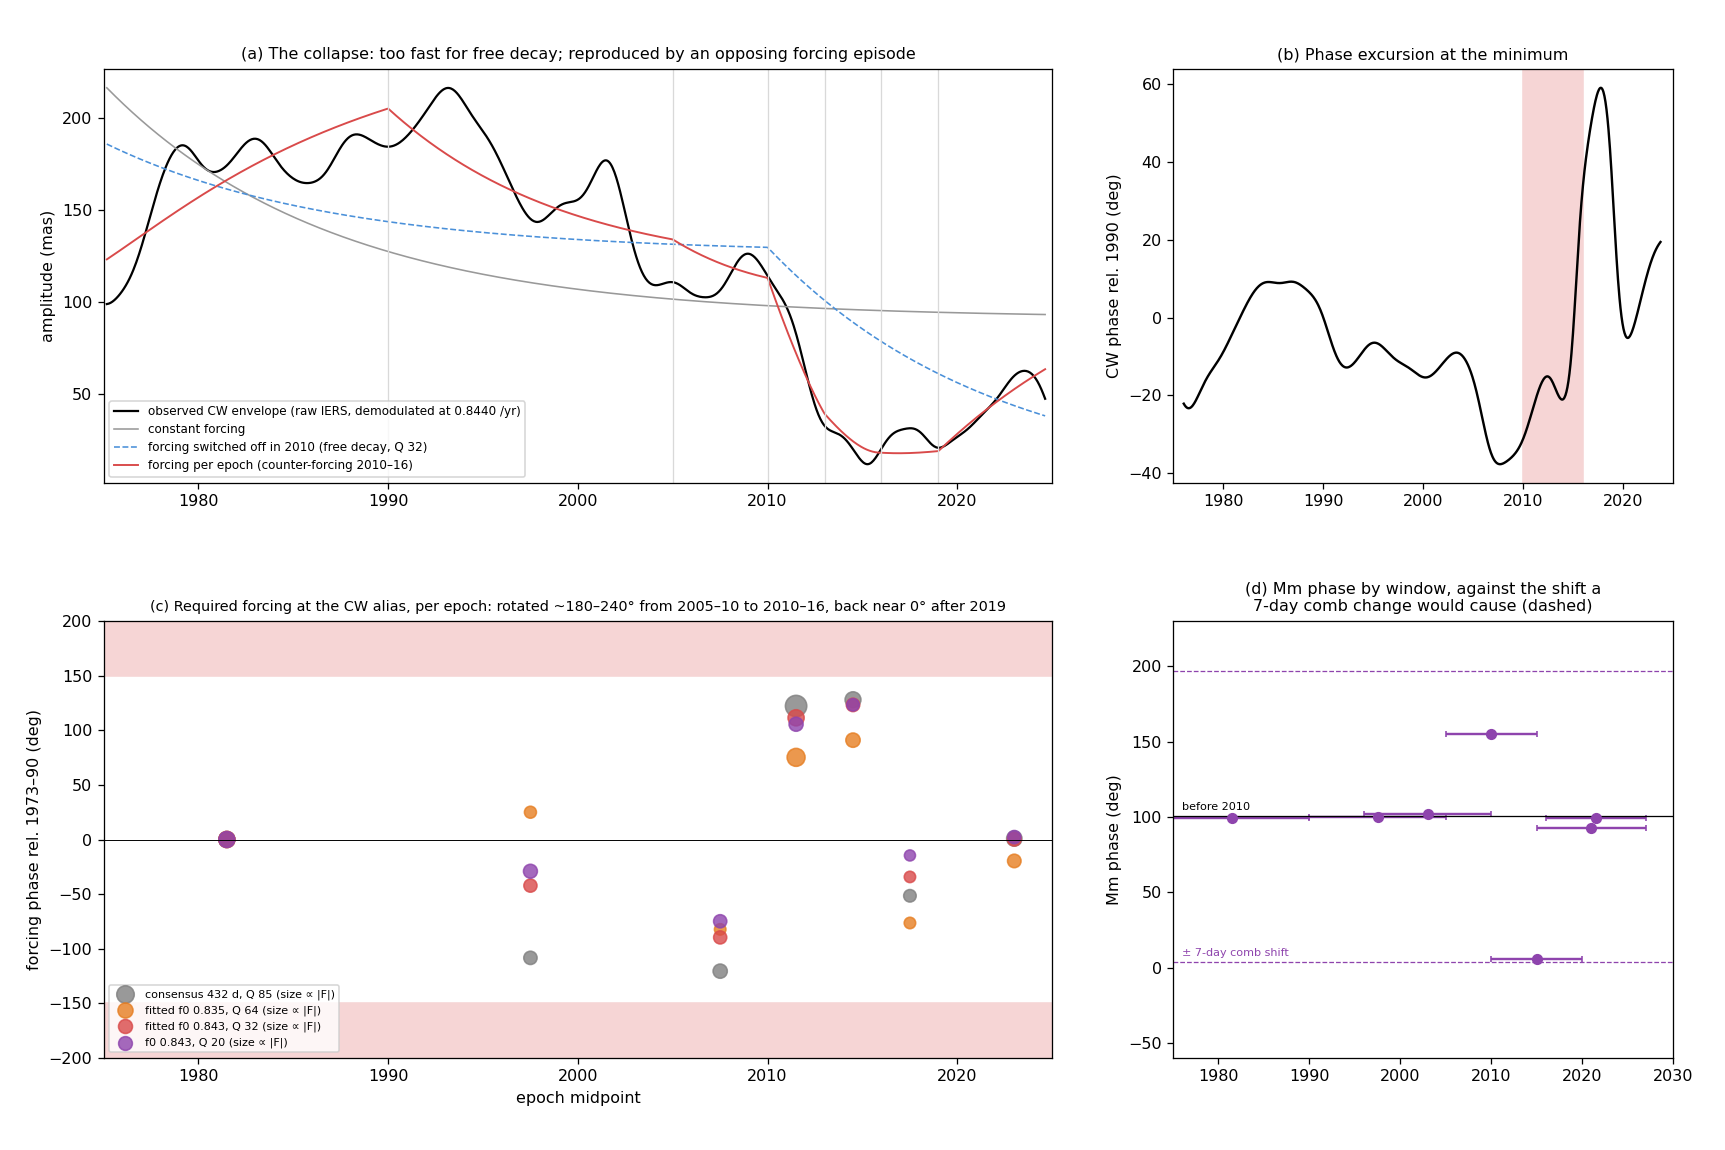

The Python source for this figure:
#!/usr/bin/env python3
"""The post-2010 collapse of the Chandler wobble read as a counter-forcing episode (2026-10-24).
Discussion: cw_suppression.md. Needs data/finals2000A.all (fetch_eop.py).

1. Envelope: raw complex polar motion with trend, annual, semiannual and Mm removed, demodulated at the CW alias
   (0.8440 /yr) and smoothed (Gaussian, sigma 1 yr): amplitude and phase through the collapse.
2. Required forcing: in the frame rotating at the alias, dz/dt = a z + F(t), a = i 2 pi (f0 - f_CW) - pi f0 / Q. F is
   fitted as constant over epochs (exact solution of the ODE, linear least squares with the initial state). Compared:
   constant F; F switched off in 2010 (free decay); F per epoch. For f0, Q from cw_bandpass.py and the consensus.
3. Mm across the episode: amplitude and phase in windows; a comb-timing shift dt rotates the CW alias forcing by
   360 * 26 * dt and the Mm forcing by 360 * 14 * dt (deg, dt in yr).
4. Steady-line alternatives: the CW line plus one more steady forced line, as a beat instead of an episode.
   2F+M on the odd harmonic 41 (0.9008 /yr) and F-M on the odd harmonic 1 (0.8332 /yr) both need an annual impulse
   (odd comb harmonics exist only with unequal semiannual pulses). Also a free scan of the second line, the beat
   minima it implies, and an out-of-sample check of the F-M beat against the cw.dat envelope, 1938-1972.
5. The 6-year cycle in length of day: LOD (finals2000A columns 80-86) with trend, seasonal and 18.6/9.3-yr terms
   removed, band-passed to 4.5-8.5 yr, and regressed in windows on the astronomical perigee-node angle F - M'
   (Meeus): a lunar F - M origin keeps a fixed phase relative to that angle. Significance: annual-mean LOD
   periodogram against a power-law background and AR(1)/AR(2) Monte Carlo; and the same band-pass + regression on
   AR(2) noise, to see how often noise mimics the "lock".
    python3 cw_suppression.py  -> cw_suppression.png, cw_suppression.json
"""
import json
from pathlib import Path

import matplotlib
import numpy as np

import cw_eop_closure as E

matplotlib.use("Agg")
import matplotlib.pyplot as plt  # noqa: E402

HERE = Path(__file__).resolve().parent
YEAR = 365.2422
F_CW, F_MM = 2 * YEAR / 27.212221 - 26, 14 - YEAR / 27.554550
EPOCHS = [1973, 1990, 2005, 2010, 2013, 2016, 2019, 2027]
CASES = [(YEAR / 432.3, 85.0, "consensus 432 d, Q 85"), (0.835, 63.5, "fitted f0 0.835, Q 64"),
         (0.8432, 31.6, "fitted f0 0.843, Q 32"), (0.8432, 20.0, "f0 0.843, Q 20")]


def rotating_residual():
    tb, xb, yb = E.load_finals(); p = xb - 1j * yb
    tc = (tb - tb.mean()) / 50
    G = np.column_stack([tc ** k for k in range(3)] + [np.exp(2j * np.pi * f * tb) for f in (1.0, -1.0, 2.0, -2.0, F_MM)])
    r = (p - G @ np.linalg.lstsq(G, p, rcond=None)[0]) * 1e3            # mas
    return tb, p, r * np.exp(-2j * np.pi * F_CW * tb)


def smooth(t, w, s):
    k = np.arange(-int(4 * s / 0.05), int(4 * s / 0.05) + 1) * 0.05; g = np.exp(-0.5 * (k / s) ** 2); g /= g.sum()
    return np.convolve(w, g, "same"), (t > t[0] + 3 * s) & (t < t[-1] - 3 * s)


def design(t, f0, q, edges):
    a = 1j * 2 * np.pi * (f0 - F_CW) - np.pi * f0 / q
    cols = [np.exp(a * (t - t[0]))]
    for e0, e1 in zip(edges[:-1], edges[1:]):
        on = np.where(t > e0, (np.exp(a * (t - e0)) - 1) / a, 0)
        off = np.where(t > e1, (np.exp(a * (t - e1)) - 1) / a, 0)
        cols.append(on - off)
    return np.column_stack(cols)


def fit(t, z, m, f0, q, edges):
    D = design(t, f0, q, edges); c, *_ = np.linalg.lstsq(D[m], z[m], rcond=None)
    return c, D @ c, float(np.sqrt(np.mean(np.abs(z[m] - D[m] @ c) ** 2)))


Y = YEAR
F_2FpM = 41 - (2 * Y / 27.212221 + Y / 27.554550)        # 2F+M on harmonic 41
F_FmM = 1 - (Y / 27.212221 - Y / 27.554550)              # F-M on harmonic 1


def two_line(t, f0, q, f2, t0=1973.0):
    a = 1j * 2 * np.pi * (f0 - F_CW) - np.pi * f0 / q; b = 1j * 2 * np.pi * (f2 - F_CW)
    return np.column_stack([np.exp(a * (t - t0)), (np.exp(a * (t - t0)) - 1) / a,
                            (np.exp(b * (t - t0)) - np.exp(a * (t - t0))) / (b - a)]), a, b


def cwdat_envelope():
    cw = np.loadtxt(HERE.parent / "cw.dat"); td, xd = cw[:, 0], cw[:, 1]
    tc = (td - td.mean()) / 50
    G = np.column_stack([tc ** k for k in range(3)] + [f(2 * np.pi * fr * td) for fr in (1.0, 2.0, F_MM) for f in (np.cos, np.sin)])
    r = (xd - G @ np.linalg.lstsq(G, xd, rcond=None)[0]) / (-0.334) * 1e3      # cw.dat = -0.334 x over 1973-2018
    env, ok = smooth(td, r * np.exp(-2j * np.pi * F_CW * td), 1.0)
    return td, 2 * np.abs(env), ok                          # a real cosine carries half the circular amplitude


def beats(t, z, m):
    td, envc, okc = cwdat_envelope(); out = {}
    for f0, q, label in CASES[:3] + [(0.8432, 50.0, "f0 0.843, Q 50 (Yamaguchi & Furuya)")]:
        row = {}
        for name, f2 in (("2F+M (0.9008)", F_2FpM), ("F-M (0.8332)", F_FmM)):
            D, a, b = two_line(t, f0, q, f2); c, *_ = np.linalg.lstsq(D[m], z[m], rcond=None)
            rms = float(np.sqrt(np.mean(np.abs(z[m] - D[m] @ c) ** 2)))
            steady = lambda tt: np.abs(-c[1] / a + c[2] / (b - a) * np.exp(b * (tt - 1973)))
            tt = np.arange(1880, 2120, 0.1); e = steady(tt)
            mins = [float(round(tt[i])) for i in range(1, len(tt) - 1) if e[i] < e[i - 1] and e[i] < e[i + 1]]
            mo = (td >= 1938) & (td < 1972.5)
            tt2 = np.arange(1880, 2060, 0.05); zz = -c[1] / a + c[2] / (b - a) * np.exp(b * (tt2 - 1973))
            ph = np.degrees(np.unwrap(np.angle(zz))); jumps = []
            for y0, y1 in ((1905, 1945), (1995, 2040)):
                mm = (tt2 >= y0) & (tt2 < y1); i = np.where(mm)[0][np.argmin(np.abs(zz[mm]))]; k = int(6 / 0.05)
                jumps.append([float(round(tt2[i])), float(ph[i + k] - ph[i - k])])
            row[name] = dict(rms=rms, cw_line_mas=float(abs(c[1] / a)), second_line_mas=float(abs(c[2] / (b - a))), beat_minima=mins,
                             phase_jump_at_minima=jumps,
                             oos_r_1938_1972=float(np.corrcoef(steady(td[mo]), envc[mo])[0, 1]),
                             oos_samples={str(y): [float(steady(np.array([y]))[0]), float(envc[np.argmin(abs(td - y))])] for y in (1940, 1950, 1960, 1967)})
        best = None
        for f2 in np.linspace(0.70, 1.00, 301):
            D, a, b = two_line(t, f0, q, f2); c, *_ = np.linalg.lstsq(D[m], z[m], rcond=None)
            r = float(np.sqrt(np.mean(np.abs(z[m] - D[m] @ c) ** 2)))
            if best is None or r < best[0]:
                best = (r, float(f2))
        row["best second line"] = dict(rms=best[0], f=best[1])
        out[label] = row
    return out


def lod_six_year():
    t, l = [], []
    for line in E.FINALS.read_text().splitlines():
        if len(line) < 86 or line[57] != "I" or not line[79:86].strip():
            continue
        t.append(2000.0 + (float(line[7:15]) - 51544.5) / 365.25); l.append(float(line[79:86]))
    t, l = np.array(t), np.array(l)
    e = np.arange(np.floor(t[0] / 0.05) * 0.05, t[-1] + 0.05, 0.05); k = np.digitize(t, e) - 1
    n = np.bincount(k, minlength=len(e)); ok = (n >= 5)[:-1]
    tb = (e[:-1] + 0.025)[ok]; lb = (np.bincount(k, l, len(e)) / np.maximum(n, 1))[:-1][ok]
    tc = tb - tb.mean()
    G = np.column_stack([np.ones_like(tc), tc] + [f(2 * np.pi * fr * tb) for fr in (1.0, 2.0, 1 / 18.613, 2 / 18.613) for f in (np.cos, np.sin)])
    r = lb - G @ np.linalg.lstsq(G, lb, rcond=None)[0]
    x = np.concatenate([r[::-1], r, r[::-1]]); X = np.fft.rfft(x); f = np.fft.rfftfreq(len(x), 0.05)
    X[(f < 1 / 8.5) | (f > 1 / 4.5)] = 0; bp = np.fft.irfft(X, len(x))[len(r): 2 * len(r)]
    T = (tb - 2000) * 365.25 / 36525
    th = np.radians((93.2720950 + 483202.0175233 * T) - (134.9633964 + 477198.8675055 * T))   # F - M'
    zc = tb[1:][np.diff(np.sign(bp)) > 0]
    out = dict(rms_ms=float(bp.std()), mean_period_zero_crossings=float(np.mean(np.diff(zc))), windows=[])
    for a, b in ((1973, 1991), (1991, 2009), (2009, 2027), (1973, 2027)):
        m = (tb >= a + 1) & (tb < b - 1); D = np.column_stack([np.cos(th[m]), np.sin(th[m])])
        c = np.linalg.lstsq(D, bp[m], rcond=None)[0]
        out["windows"].append(dict(window=[a, b], amp_ms=float(np.hypot(*c)), phase_rel_FM_deg=float(np.degrees(np.arctan2(-c[1], c[0]))),
                                   r=float(np.corrcoef(bp[m], D @ c)[0, 1])))
    return out


def seven_sixths(tb, p):
    """F - M (~1/6 /yr) folded by the annual comb also lands at 1 + (F - M) = 7/6 /yr; compare with 2 - CW (1.156)."""
    fFM = YEAR / 27.212221 - YEAR / 27.554550; out = {}
    for name, f in (("1+(F-M)", 1 + fFM), ("2-CW", 2 - F_CW)):
        rows = []
        for a, b in ((1973, 1986.5), (1986.5, 2000), (2000, 2013.5), (2013.5, 2027)):
            m = (tb >= a) & (tb < b); c, _, _ = E.fit_lines(tb[m], p[m], [f, F_CW, F_MM, 1.0, -1.0, 2.0])
            rows.append([float(abs(c[f]) * 1e3), float(np.degrees(np.angle(c[f])))])
        ph = np.radians([r[1] for r in rows]); mean = np.angle(np.mean(np.exp(1j * ph)))
        out[name] = dict(f=float(f), windows=rows, spread_deg=float(np.degrees(np.max(np.abs(np.angle(np.exp(1j * (ph - mean))))))))
    grid = np.linspace(1.14, 1.19, 101)
    out["best_f_1.14_1.19"] = float(grid[int(np.argmax([abs(E.fit_lines(tb, p, [g, F_CW, F_MM, 1.0, -1.0, 2.0])[0][g]) for g in grid]))])
    return out


def lod_significance(n_mc=1000, seed=0):
    t, l = [], []
    for line in E.FINALS.read_text().splitlines():
        if len(line) < 86 or line[57] != "I" or not line[79:86].strip():
            continue
        t.append(2000.0 + (float(line[7:15]) - 51544.5) / 365.25); l.append(float(line[79:86]))
    t, l = np.array(t), np.array(l); rng = np.random.default_rng(seed)
    yrs = np.arange(1973, 2026); ly = np.array([l[(t >= y) & (t < y + 1)].mean() for y in yrs]); ty = yrs + 0.5
    tc = (ty - ty.mean()) / 26
    G = np.column_stack([tc ** k for k in range(4)] + [np.cos(2 * np.pi * ty / 18.613), np.sin(2 * np.pi * ty / 18.613)])
    r = ly - G @ np.linalg.lstsq(G, ly, rcond=None)[0]

    def pgram(x):
        x = (x - x.mean()) * np.hanning(len(x)); n = len(x) * 8
        return np.fft.rfftfreq(n, 1.0), np.abs(np.fft.rfft(x, n)) ** 2
    f, P = pgram(r); band = (f >= 1 / 8.5) & (f <= 1 / 4.5); fit = (f > 0.06) & (f < 0.5) & ~band
    fp = f[band][np.argmax(P[band])]; c = np.polyfit(np.log(f[fit]), np.log(P[fit]), 1)
    ratio = P[band].max() / np.exp(np.polyval(c, np.log(fp))); nind = int(0.44 * len(r))
    out = dict(band_peak_period=float(1 / fp), peak_over_background=float(ratio), p_single=float(np.exp(-ratio)),
               p_global=float(1 - (1 - np.exp(-ratio)) ** nind),
               power_6yr_rel_strongest_3_15yr=float(P[np.argmin(abs(f - 1 / 5.97))] / P[(f > 1 / 15) & (f < 1 / 3)].max()))
    for p in (1, 2):
        X = np.column_stack([r[p - k - 1: len(r) - k - 1] for k in range(p)]); a = np.linalg.lstsq(X, r[p:], rcond=None)[0]
        sd = np.std(r[p:] - X @ a); ex = 0
        for _ in range(n_mc):
            x = np.zeros(len(r) + 200); e = rng.normal(0, sd, len(x))
            for i in range(p, len(x)):
                x[i] = sum(a[k] * x[i - k - 1] for k in range(p)) + e[i]
            x = x[200:]; x = x - G @ np.linalg.lstsq(G, x, rcond=None)[0]; _, Ps = pgram(x); ex += Ps[band].max() >= P[band].max()
        out[f"p_AR{p}_band_peak"] = ex / n_mc
    return out


def lock_null(obs_windows, n_mc=1000, seed=1):
    """Band-passed AR(2) noise, regressed on the F - M angle in the same windows: how often does noise 'lock'?"""
    t, l = [], []
    for line in E.FINALS.read_text().splitlines():
        if len(line) < 86 or line[57] != "I" or not line[79:86].strip():
            continue
        t.append(2000.0 + (float(line[7:15]) - 51544.5) / 365.25); l.append(float(line[79:86]))
    t, l = np.array(t), np.array(l)
    e = np.arange(np.floor(t[0] / 0.05) * 0.05, t[-1] + 0.05, 0.05); k = np.digitize(t, e) - 1
    n = np.bincount(k, minlength=len(e)); ok = (n >= 5)[:-1]
    tb = (e[:-1] + 0.025)[ok]; lb = (np.bincount(k, l, len(e)) / np.maximum(n, 1))[:-1][ok]; tc = tb - tb.mean()
    G = np.column_stack([np.ones_like(tc), tc] + [f(2 * np.pi * fr * tb) for fr in (1.0, 2.0, 1 / 18.613, 2 / 18.613) for f in (np.cos, np.sin)])
    r = lb - G @ np.linalg.lstsq(G, lb, rcond=None)[0]
    X = np.column_stack([r[1:-1], r[:-2]]); a = np.linalg.lstsq(X, r[2:], rcond=None)[0]; sd = np.std(r[2:] - X @ a)
    T = (tb - 2000) * 365.25 / 36525
    th = np.radians((93.2720950 + 483202.0175233 * T) - (134.9633964 + 477198.8675055 * T))
    rng = np.random.default_rng(seed); rs, close = [], 0
    minr = min(w["r"] for w in obs_windows[:3])
    d_obs = abs(((obs_windows[0]["phase_rel_FM_deg"] - obs_windows[1]["phase_rel_FM_deg"]) + 180) % 360 - 180)
    for _ in range(n_mc):
        x = np.zeros(len(r) + 400); ee = rng.normal(0, sd, len(x))
        for i in range(2, len(x)):
            x[i] = a[0] * x[i - 1] + a[1] * x[i - 2] + ee[i]
        x = x[400:]; x = x - G @ np.linalg.lstsq(G, x, rcond=None)[0]
        z = np.concatenate([x[::-1], x, x[::-1]]); F = np.fft.rfft(z); f = np.fft.rfftfreq(len(z), 0.05)
        F[(f < 1 / 8.5) | (f > 1 / 4.5)] = 0; bp = np.fft.irfft(F, len(z))[len(x): 2 * len(x)]
        rr, ph = [], []
        for a_, b_ in ((1973, 1991), (1991, 2009), (2009, 2027)):
            m = (tb >= a_ + 1) & (tb < b_ - 1); D = np.column_stack([np.cos(th[m]), np.sin(th[m])]); c = np.linalg.lstsq(D, bp[m], rcond=None)[0]
            rr.append(np.corrcoef(bp[m], D @ c)[0, 1]); ph.append(np.degrees(np.arctan2(-c[1], c[0])))
        rs.append(rr); close += abs(((ph[0] - ph[1]) + 180) % 360 - 180) <= d_obs
    rs = np.array(rs)
    return dict(median_window_r_noise=[float(v) for v in np.median(rs, 0)], p_all_r_ge_obs=float(np.mean(rs.min(1) >= minr)),
                p_two_windows_within_obs_phase=float(close / n_mc), obs_phase_diff=float(d_obs))


def mm_windows(tb, p):
    out = []
    for a, b in ((1973, 1990), (1990, 2005), (1996, 2010), (2005, 2015), (2010, 2020), (2015, 2027), (2016, 2027)):
        m = (tb >= a) & (tb < b); c, _, _ = E.fit_lines(tb[m], p[m], [F_MM, F_CW, 1.0, -1.0, 2.0, -2.0])
        out.append(dict(window=[a, b], mm_mas=float(abs(c[F_MM]) * 1e3), mm_phase=float(np.degrees(np.angle(c[F_MM]))),
                        cw_mas=float(abs(c[F_CW]) * 1e3)))
    return out


def main():
    t, p, w = rotating_residual()
    env, ok = smooth(t, w, 1.0)
    z, m = smooth(t, w, 0.7)
    out = {"envelope": [dict(year=y, amp_mas=float(abs(env[np.argmin(abs(t - y))])),
                             phase_deg=float(np.degrees(np.angle(env[np.argmin(abs(t - y))] / env[np.argmin(abs(t - 1990))]))))
                        for y in range(1978, 2023) if ok[np.argmin(abs(t - y))]], "cases": {}}
    # free decay check: e-fold time of the 2010 -> 2014 drop, and the Q it would need without forcing
    a10, a14 = abs(env[np.argmin(abs(t - 2010))]), abs(env[np.argmin(abs(t - 2014))])
    tau = 4 / np.log(a10 / a14); out["drop_2010_2014"] = dict(from_mas=float(a10), to_mas=float(a14), efold_yr=float(tau),
                                                            free_decay_Q=float(np.pi * F_CW * tau))
    recon = {}
    for f0, q, label in CASES:
        c0, r0, e0 = fit(t, z, m, f0, q, [1973, 2027])
        c1, r1, e1 = fit(t, z, m, f0, q, [1973, 2010])                  # forcing off from 2010: free decay
        c2, r2, e2 = fit(t, z, m, f0, q, EPOCHS)
        F = c2[1:]
        out["cases"][label] = dict(f0=f0, Q=q, free_efold_yr=float(q / (np.pi * f0)), rms_constant=e0, rms_switch_off=e1,
                                   rms_epochs=e2,
                                   forcing=[dict(epoch=[e_0, e_1], rel_amp=float(abs(f / F[0])), rel_phase=float(np.degrees(np.angle(f / F[0]))))
                                            for e_0, e_1, f in zip(EPOCHS[:-1], EPOCHS[1:], F)])
        recon[label] = (r0, r1, r2)
    out["mm_windows"] = mm_windows(t, p)
    out["comb_shift_7d"] = dict(cw_deg=360 * 26 * 7 / YEAR, mm_deg=360 * 14 * 7 / YEAR, qbo_deg=360 * 13 * 7 / YEAR)
    out["two_line"] = beats(t, z, m)
    out["lod_six_year"] = lod_six_year()
    out["seven_sixths"] = seven_sixths(t, p)
    out["lod_significance"] = lod_significance()
    out["lod_lock_null"] = lock_null(out["lod_six_year"]["windows"])
    fFM = YEAR / 27.212221 - YEAR / 27.554550
    out["six_year_arithmetic"] = dict(f_FM=fFM, period_FM=1 / fFM, f_annual_minus_cw=1 - F_CW, period_beat=1 / (1 - F_CW),
                                      envelope_period=1 / (fFM - (1 - F_CW)))
    (HERE / "cw_suppression.json").write_text(json.dumps(out, indent=1))
    report(out)
    plot(t, env, ok, z, m, recon, out)


def report(out):
    d = out["drop_2010_2014"]
    print(f"2010 -> 2014: {d['from_mas']:.0f} -> {d['to_mas']:.0f} mas, e-fold {d['efold_yr']:.1f} yr, free-decay Q {d['free_decay_Q']:.0f}")
    for k, v in out["cases"].items():
        print(f"{k}: free e-fold {v['free_efold_yr']:.1f} yr; rms constant {v['rms_constant']:.1f}, switch-off {v['rms_switch_off']:.1f}, "
              f"epochs {v['rms_epochs']:.1f} mas")
        print("   ", [(f"{e['epoch'][0]}-{e['epoch'][1]}", round(e['rel_amp'], 2), round(e['rel_phase'])) for e in v["forcing"]])
    print("Mm windows:", [(f"{w['window'][0]}-{w['window'][1]}", round(w['mm_mas'], 1), round(w['mm_phase']), round(w['cw_mas'])) for w in out["mm_windows"]])
    print("7-day comb shift rotates CW forcing by %.0f deg, Mm by %.0f deg, QBO (F on harmonic 13) by %.0f deg"
          % (out["comb_shift_7d"]["cw_deg"], out["comb_shift_7d"]["mm_deg"], out["comb_shift_7d"]["qbo_deg"]))
    a6 = out["six_year_arithmetic"]; L6 = out["lod_six_year"]
    print(f"F-M {a6['period_FM']:.3f} yr vs annual-CW beat {a6['period_beat']:.2f} yr -> envelope {a6['envelope_period']:.1f} yr")
    print(f"LOD 6-yr band rms {L6['rms_ms']:.3f} ms, mean period {L6['mean_period_zero_crossings']:.2f} yr;",
          [(f"{w['window'][0]}-{w['window'][1]}", round(w['amp_ms'], 3), round(w['phase_rel_FM_deg']), round(w['r'], 2)) for w in L6["windows"]])
    print("LOD 6-yr significance:", {k: (round(v, 3) if isinstance(v, float) else v) for k, v in out["lod_significance"].items()})
    print("LOD lock null:", out["lod_lock_null"])
    ss = out["seven_sixths"]
    print("7/6 test:", {k: (f"spread {v['spread_deg']:.0f}", [round(r[0], 1) for r in v["windows"]]) for k, v in ss.items() if k != "best_f_1.14_1.19"},
          "best", round(ss["best_f_1.14_1.19"], 4))
    for k, v in out["two_line"].items():
        print(f"two-line, {k}: best second line {v['best second line']['f']:.4f} rms {v['best second line']['rms']:.1f};",
              {n: f"rms {d['rms']:.1f}, CW {d['cw_line_mas']:.0f} / 2nd {d['second_line_mas']:.0f} mas, minima {d['beat_minima']}, "
                  f"out-of-sample r {d['oos_r_1938_1972']:.2f}" for n, d in v.items() if n != "best second line"})


def plot(t, env, ok, z, m, recon, out):
    fig = plt.figure(figsize=(15, 10))
    ax = fig.add_axes([0.06, 0.58, 0.55, 0.36])
    ax.plot(t[m], np.abs(z[m]), color="k", lw=1.4, label="observed CW envelope (raw IERS, demodulated at 0.8440 /yr)")
    lab = "fitted f0 0.843, Q 32"
    r0, r1, r2 = recon[lab]
    ax.plot(t[m], np.abs(r0[m]), color="0.6", lw=1, label="constant forcing")
    ax.plot(t[m], np.abs(r1[m]), color="#4a90d9", lw=1, ls="--", label="forcing switched off in 2010 (free decay, Q 32)")
    ax.plot(t[m], np.abs(r2[m]), color="#d94a4a", lw=1.2, label="forcing per epoch (counter-forcing 2010–16)")
    for e in EPOCHS[1:-1]:
        ax.axvline(e, color="0.85", lw=0.8)
    ax.set_xlim(1975, 2025); ax.set_ylabel("amplitude (mas)"); ax.legend(fontsize=7.5, loc="lower left")
    ax.set_title("(a) The collapse: too fast for free decay; reproduced by an opposing forcing episode", fontsize=10)

    ax = fig.add_axes([0.68, 0.58, 0.29, 0.36])
    ax.plot(t[ok], np.degrees(np.unwrap(np.angle(env[ok] / env[np.argmin(abs(t - 1990))]))), color="k")
    ax.axvspan(2010, 2016, color="#f6d5d5"); ax.set_xlim(1975, 2025); ax.set_ylabel("CW phase rel. 1990 (deg)")
    ax.set_title("(b) Phase excursion at the minimum", fontsize=10)

    ax = fig.add_axes([0.06, 0.08, 0.55, 0.38])
    cols = {"consensus 432 d, Q 85": "0.5", "fitted f0 0.835, Q 64": "#e67e22", "fitted f0 0.843, Q 32": "#d94a4a", "f0 0.843, Q 20": "#8e44ad"}
    for k, v in out["cases"].items():
        x = [0.5 * (e["epoch"][0] + e["epoch"][1]) for e in v["forcing"]]
        ph = [e["rel_phase"] for e in v["forcing"]]; amp = [e["rel_amp"] for e in v["forcing"]]
        ax.scatter(x, ph, s=[40 + 60 * min(a, 2.5) for a in amp], color=cols[k], label=f"{k} (size ∝ |F|)", alpha=0.8)
    ax.axhspan(150, 210, color="#f6d5d5"); ax.axhspan(-210, -150, color="#f6d5d5")
    ax.axhline(0, color="k", lw=0.6); ax.set_ylim(-200, 200); ax.set_xlim(1975, 2025)
    ax.set_ylabel("forcing phase rel. 1973–90 (deg)"); ax.set_xlabel("epoch midpoint"); ax.legend(fontsize=7, loc="lower left")
    ax.set_title("(c) Required forcing at the CW alias, per epoch: rotated ~180–240° from 2005–10 to 2010–16, back near 0° after 2019", fontsize=9)

    ax = fig.add_axes([0.68, 0.08, 0.29, 0.38])
    for w in out["mm_windows"]:
        x = 0.5 * (w["window"][0] + w["window"][1])
        ax.errorbar(x, w["mm_phase"], xerr=0.5 * (w["window"][1] - w["window"][0]), fmt="o", color="#8e44ad", capsize=2)
    base = np.mean([w["mm_phase"] for w in out["mm_windows"] if w["window"][1] <= 2010])
    ax.axhline(base, color="k", lw=0.8); ax.text(1976, base + 4, "before 2010", fontsize=7)
    for sgn in (-1, 1):
        ax.axhline(base + sgn * out["comb_shift_7d"]["mm_deg"], color="#8e44ad", ls="--", lw=0.8)
    ax.text(1976, base - out["comb_shift_7d"]["mm_deg"] + 4, "± 7-day comb shift", fontsize=7, color="#8e44ad")
    ax.set_xlim(1975, 2030); ax.set_ylim(-60, 230); ax.set_ylabel("Mm phase (deg)")
    ax.set_title("(d) Mm phase by window, against the shift a\n7-day comb change would cause (dashed)", fontsize=10)
    fig.savefig(HERE / "cw_suppression.png", dpi=115); plt.close(fig)


if __name__ == "__main__":
    main()
